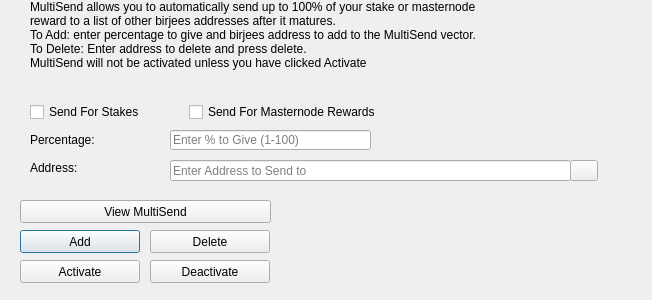
<?xml version="1.0" encoding="UTF-8"?>
<ui version="4.0">
 <class>MultiSendDialog</class>
 <widget class="QDialog" name="MultiSendDialog">
  <property name="windowModality">
   <enum>Qt::NonModal</enum>
  </property>
  <property name="geometry">
   <rect>
    <x>0</x>
    <y>0</y>
    <width>652</width>
    <height>300</height>
   </rect>
  </property>
  <property name="windowTitle">
   <string>MultiSend</string>
  </property>
  <widget class="QLineEdit" name="multiSendPercentEdit">
   <property name="geometry">
    <rect>
     <x>170</x>
     <y>130</y>
     <width>201</width>
     <height>20</height>
    </rect>
   </property>
   <property name="toolTip">
    <string>Enter whole numbers 1 - 100</string>
   </property>
   <property name="placeholderText">
    <string>Enter % to Give (1-100)</string>
   </property>
  </widget>
  <widget class="QLineEdit" name="multiSendAddressEdit">
   <property name="geometry">
    <rect>
     <x>170</x>
     <y>160</y>
     <width>401</width>
     <height>21</height>
    </rect>
   </property>
   <property name="toolTip">
    <string/>
   </property>
   <property name="placeholderText">
    <string>Enter Address to Send to</string>
   </property>
  </widget>
  <widget class="QLabel" name="label_2">
   <property name="geometry">
    <rect>
     <x>30</x>
     <y>0</y>
     <width>451</width>
     <height>121</height>
    </rect>
   </property>
   <property name="lineWidth">
    <number>1</number>
   </property>
   <property name="text">
    <string>MultiSend allows you to automatically send up to 100% of your stake or masternode reward to a list of other birjees addresses after it matures.
To Add: enter percentage to give and birjees address to add to the MultiSend vector.
To Delete: Enter address to delete and press delete.
MultiSend will not be activated unless you have clicked Activate</string>
   </property>
   <property name="alignment">
    <set>Qt::AlignLeading|Qt::AlignLeft|Qt::AlignTop</set>
   </property>
   <property name="wordWrap">
    <bool>true</bool>
   </property>
  </widget>
  <widget class="QLabel" name="message">
   <property name="geometry">
    <rect>
     <x>290</x>
     <y>200</y>
     <width>351</width>
     <height>91</height>
    </rect>
   </property>
   <property name="text">
    <string/>
   </property>
  </widget>
  <widget class="QPushButton" name="addButton">
   <property name="geometry">
    <rect>
     <x>20</x>
     <y>230</y>
     <width>120</width>
     <height>23</height>
    </rect>
   </property>
   <property name="toolTip">
    <string/>
   </property>
   <property name="statusTip">
    <string>Add to MultiSend Vector</string>
   </property>
   <property name="text">
    <string>Add</string>
   </property>
  </widget>
  <widget class="QPushButton" name="disableButton">
   <property name="geometry">
    <rect>
     <x>150</x>
     <y>260</y>
     <width>120</width>
     <height>23</height>
    </rect>
   </property>
   <property name="statusTip">
    <string>Deactivate MultiSend</string>
   </property>
   <property name="text">
    <string>Deactivate</string>
   </property>
  </widget>
  <widget class="QPushButton" name="addressBookButton">
   <property name="geometry">
    <rect>
     <x>570</x>
     <y>160</y>
     <width>28</width>
     <height>21</height>
    </rect>
   </property>
   <property name="toolTip">
    <string>Choose an address from the address book</string>
   </property>
   <property name="text">
    <string/>
   </property>
   <property name="icon">
    <iconset resource="../birjees.qrc">
     <normaloff>:/icons/address-book</normaloff>:/icons/address-book</iconset>
   </property>
   <property name="shortcut">
    <string>Alt+A</string>
   </property>
   <property name="autoDefault">
    <bool>false</bool>
   </property>
  </widget>
  <widget class="QLabel" name="label">
   <property name="geometry">
    <rect>
     <x>30</x>
     <y>130</y>
     <width>121</width>
     <height>20</height>
    </rect>
   </property>
   <property name="toolTip">
    <string>Percentage of stake to send</string>
   </property>
   <property name="text">
    <string>Percentage:</string>
   </property>
  </widget>
  <widget class="QLabel" name="label_5">
   <property name="geometry">
    <rect>
     <x>30</x>
     <y>160</y>
     <width>111</width>
     <height>16</height>
    </rect>
   </property>
   <property name="toolTip">
    <string>Address to send portion of stake to</string>
   </property>
   <property name="text">
    <string>Address:</string>
   </property>
  </widget>
  <widget class="QPushButton" name="deleteButton">
   <property name="geometry">
    <rect>
     <x>150</x>
     <y>230</y>
     <width>120</width>
     <height>23</height>
    </rect>
   </property>
   <property name="toolTip">
    <string/>
   </property>
   <property name="statusTip">
    <string>Delete Address From MultiSend Vector</string>
   </property>
   <property name="text">
    <string>Delete</string>
   </property>
  </widget>
  <widget class="QPushButton" name="activateButton">
   <property name="geometry">
    <rect>
     <x>20</x>
     <y>260</y>
     <width>120</width>
     <height>23</height>
    </rect>
   </property>
   <property name="statusTip">
    <string>Activate MultiSend</string>
   </property>
   <property name="text">
    <string>Activate</string>
   </property>
  </widget>
  <widget class="QPushButton" name="viewButton">
   <property name="geometry">
    <rect>
     <x>20</x>
     <y>200</y>
     <width>251</width>
     <height>23</height>
    </rect>
   </property>
   <property name="toolTip">
    <string/>
   </property>
   <property name="statusTip">
    <string>View MultiSend Vector</string>
   </property>
   <property name="text">
    <string>View MultiSend</string>
   </property>
  </widget>
  <widget class="QWidget" name="horizontalLayoutWidget">
   <property name="geometry">
    <rect>
     <x>30</x>
     <y>100</y>
     <width>351</width>
     <height>24</height>
    </rect>
   </property>
   <layout class="QHBoxLayout" name="horizontalLayout">
    <item>
     <widget class="QCheckBox" name="multiSendStakeCheckBox">
      <property name="text">
       <string>Send For Stakes</string>
      </property>
     </widget>
    </item>
    <item>
     <widget class="QCheckBox" name="multiSendMasternodeCheckBox">
      <property name="text">
       <string>Send For Masternode Rewards</string>
      </property>
     </widget>
    </item>
   </layout>
  </widget>
 </widget>
 <resources>
  <include location="../birjees.qrc"/>
 </resources>
 <connections/>
</ui>
